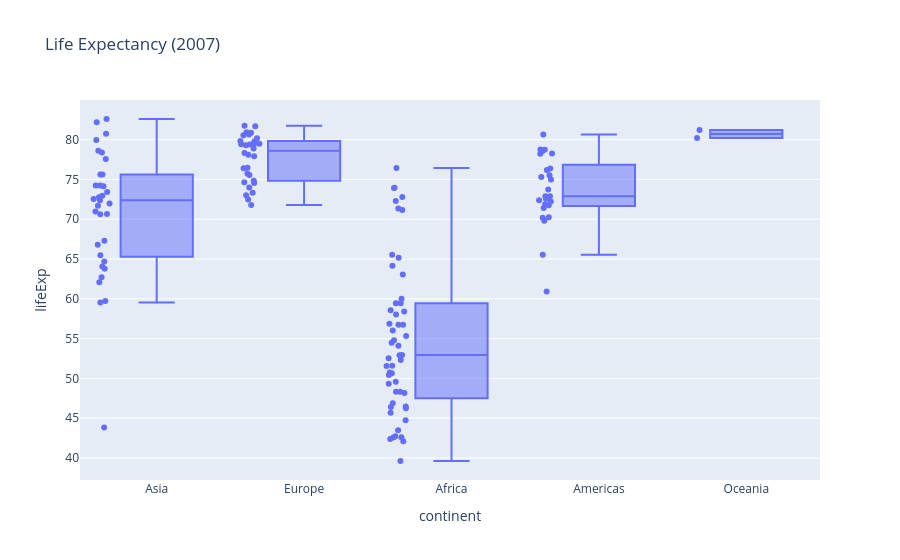

Source (notebook cell):
### Code cell
fig = px.box(df_2007, x = 'continent', y = 'lifeExp',points = 'all', title = 'Life Expectancy (2007)')
fig.show()

### Figure 1 — Plotly figure (JSON) as saved in the notebook; plotly's stock layout.template omitted (floating-point values rounded to 4 significant figures; data arrays with more than 128 entries replaced by an {"elided": "..."} marker saying what was removed)
{"data": [{"alignmentgroup": "True", "boxpoints": "all", "hovertemplate": "continent=%{x}<br>lifeExp=%{y}<extra></extra>", "legendgroup": "", "marker": {"color": "#636efa"}, "name": "", "notched": false, "offsetgroup": "", "orientation": "v", "showlegend": false, "type": "box", "x": {"elided": "142 str values"}, "x0": " ", "xaxis": "x", "y": {"elided": "142 float values"}, "y0": " ", "yaxis": "y"}], "layout": {"boxmode": "group", "legend": {"tracegroupgap": 0}, "title": {"text": "Life Expectancy (2007)"}, "xaxis": {"anchor": "y", "domain": [0, 1], "title": {"text": "continent"}}, "yaxis": {"anchor": "x", "domain": [0, 1], "title": {"text": "lifeExp"}}}}
